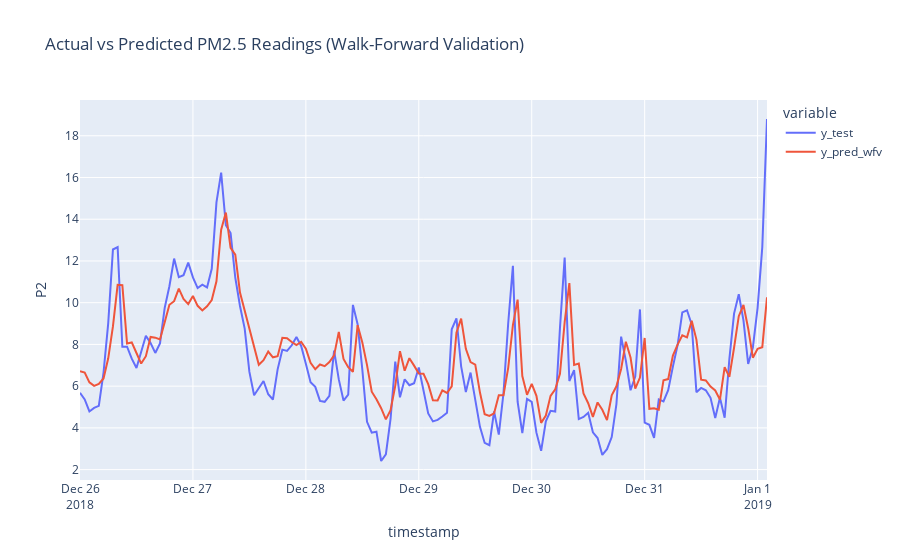

The code cell stored with this chart in its notebook:
### Markdown cell above
### 📊 Visualize Walk-Forward Validation Predictions

After performing walk-forward validation, we combine the true and predicted values into a single DataFrame for comparison and visualization.

**Steps to perform:**

1. **Create the Results DataFrame**  
   - Combine `y_test` (actual values) and `y_pred_wfv` (predicted values) into a new DataFrame named `df_pred_test`.  
   - Ensure both Series share the same **datetime index** for proper alignment.

2. **Visualize with Plotly Express**  
   - Create an interactive **time series line plot** using Plotly Express (`px.line`).  
   - Plot both `y_test` and `y_pred_wfv` on the same chart to compare actual vs. predicted trends over time.  
   - Label the y-axis as `"P2"` to represent PM2.5 readings.

3. **Purpose**  
   - This visualization clearly shows how well the model tracks real data during the test period.  
   - It helps identify periods where the model performs well or deviates significantly.

### Code cell
y_test = y_test.squeeze()         
y_pred_wfv = y_pred_wfv.squeeze() 
df_pred_test = pd.DataFrame({
    "y_test": y_test,
    "y_pred_wfv": y_pred_wfv
}, index=y_test.index)
fig = px.line(df_pred_test, labels={"value": "P2", "index": "Timestamp"},
              title="Actual vs Predicted PM2.5 Readings (Walk-Forward Validation)")
fig.show()

### Figure 1 — Plotly figure (JSON) as saved in the notebook; plotly's stock layout.template omitted (floating-point values rounded to 4 significant figures; data arrays with more than 128 entries replaced by an {"elided": "..."} marker saying what was removed)
{"data": [{"hovertemplate": "variable=y_test<br>timestamp=%{x}<br>P2=%{y}<extra></extra>", "legendgroup": "y_test", "line": {"color": "#636efa", "dash": "solid"}, "marker": {"symbol": "circle"}, "mode": "lines", "name": "y_test", "orientation": "v", "showlegend": true, "type": "scatter", "x": {"elided": "147 str values"}, "xaxis": "x", "y": {"elided": "147 float values"}, "yaxis": "y"}, {"hovertemplate": "variable=y_pred_wfv<br>timestamp=%{x}<br>P2=%{y}<extra></extra>", "legendgroup": "y_pred_wfv", "line": {"color": "#EF553B", "dash": "solid"}, "marker": {"symbol": "circle"}, "mode": "lines", "name": "y_pred_wfv", "orientation": "v", "showlegend": true, "type": "scatter", "x": {"elided": "147 str values"}, "xaxis": "x", "y": {"elided": "147 float values"}, "yaxis": "y"}], "layout": {"legend": {"title": {"text": "variable"}, "tracegroupgap": 0}, "title": {"text": "Actual vs Predicted PM2.5 Readings (Walk-Forward Validation)"}, "xaxis": {"anchor": "y", "domain": [0, 1], "title": {"text": "timestamp"}}, "yaxis": {"anchor": "x", "domain": [0, 1], "title": {"text": "P2"}}}}
